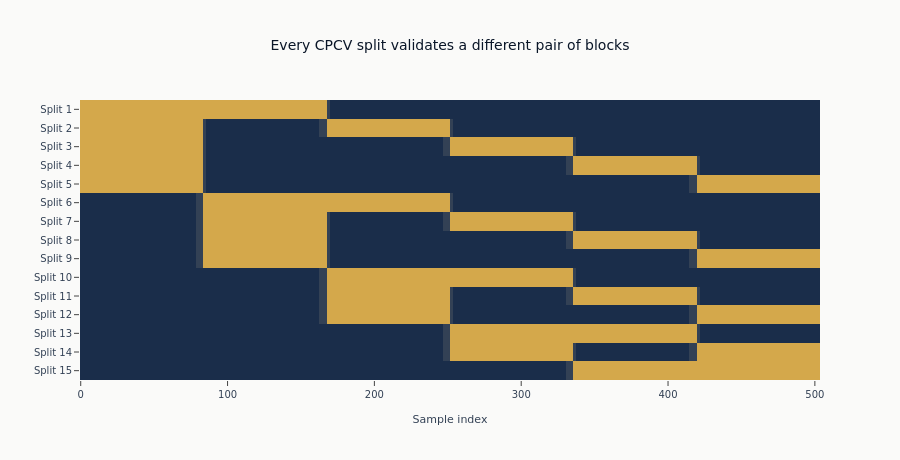

Source (notebook cell):
### Code cell
# Block occupancy for every split. The y axis is the split; the x axis is the
# sample index. Nothing is plotted against a value, because a split has no value -
# it is a partition, and the only information in it is which block each sample is in.
set_global_seeds(SEED)
X_viz = np.random.randn(N_VIZ, 5)

cv_cpcv = CombinatorialCV(n_groups=6, n_test_groups=2, label_horizon=5, embargo_size=2)
splits_cpcv = list(cv_cpcv.split(X_viz))

# 0 = purged/embargoed, 1 = training, 2 = validation
occupancy = np.zeros((len(splits_cpcv), N_VIZ))
for r, (train_idx, val_idx) in enumerate(splits_cpcv):
    occupancy[r, train_idx] = 1
    occupancy[r, val_idx] = 2

fig = go.Figure(
    go.Heatmap(
        z=occupancy,
        x=np.arange(N_VIZ),
        y=[f"Split {i + 1}" for i in range(len(splits_cpcv))],
        colorscale=[
            [0.0, COLORS["neutral"]],
            [0.33, COLORS["neutral"]],
            [0.34, COLORS["slate"]],
            [0.66, COLORS["slate"]],
            [0.67, COLORS["amber"]],
            [1.0, COLORS["amber"]],
        ],
        zmin=0,
        zmax=2,
        showscale=False,
        hovertemplate="Sample %{x}<br>%{y}<extra></extra>",
    )
)
fig.update_layout(
    title="Every CPCV split validates a different pair of blocks",
    xaxis_title="Sample index",
    height=460,
    width=900,
    yaxis=dict(autorange="reversed"),
)
fig.show()

### Figure 1 — Plotly figure (JSON) as saved in the notebook; plotly's stock layout.template omitted (floating-point values rounded to 4 significant figures; data arrays with more than 128 entries replaced by an {"elided": "..."} marker saying what was removed)
{"data": [{"colorscale": [[0.0, "#334155"], [0.33, "#334155"], [0.34, "#1a2d4a"], [0.66, "#1a2d4a"], [0.67, "#D4A84B"], [1.0, "#D4A84B"]], "hovertemplate": "Sample %{x}<br>%{y}<extra></extra>", "showscale": false, "type": "heatmap", "x": {"elided": "504 int values"}, "y": ["Split 1", "Split 2", "Split 3", "Split 4", "Split 5", "Split 6", "Split 7", "Split 8", "Split 9", "Split 10", "Split 11", "Split 12", "Split 13", "Split 14", "Split 15"], "z": {"elided": "15x504 float values"}, "zmax": 2, "zmin": 0}], "layout": {"height": 460, "title": {"text": "Every CPCV split validates a different pair of blocks"}, "width": 900, "xaxis": {"title": {"text": "Sample index"}}, "yaxis": {"autorange": "reversed"}}}
